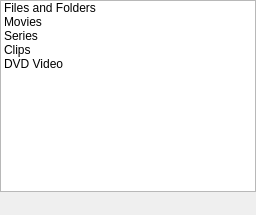
                    <widget class="QWidget" name="page_4">
                     <layout class="QVBoxLayout" name="verticalLayout_23">
                      <property name="spacing">
                       <number>0</number>
                      </property>
                      <property name="margin">
                       <number>0</number>
                      </property>
                      <item>
                       <widget class="QListWidget" name="videoLists">
                        <property name="selectionBehavior">
                         <enum>QAbstractItemView::SelectRows</enum>
                        </property>
                        <property name="currentRow">
                         <number>-1</number>
                        </property>
                        <item>
                         <property name="text">
                          <string>Files and Folders</string>
                         </property>
                         <property name="icon">
                          <iconset>
                           <normaloff>convenience/document-open-folder.png</normaloff>convenience/document-open-folder.png</iconset>
                         </property>
                        </item>
                        <item>
                         <property name="text">
                          <string>Movies</string>
                         </property>
                         <property name="icon">
                          <iconset>
                           <normaloff>convenience/tool-animator16.png</normaloff>convenience/tool-animator16.png</iconset>
                         </property>
                        </item>
                        <item>
                         <property name="text">
                          <string>Series</string>
                         </property>
                         <property name="icon">
                          <iconset>
                           <normaloff>convenience/video-television.png</normaloff>convenience/video-television.png</iconset>
                         </property>
                        </item>
                        <item>
                         <property name="text">
                          <string>Clips</string>
                         </property>
                         <property name="icon">
                          <iconset>
                           <normaloff>convenience/video-x-generic.png</normaloff>convenience/video-x-generic.png</iconset>
                         </property>
                        </item>
                        <item>
                         <property name="text">
                          <string>DVD Video</string>
                         </property>
                        </item>
                       </widget>
                      </item>
                      <item>
                       <widget class="QFrame" name="frame_10">
                        <property name="frameShape">
                         <enum>QFrame::NoFrame</enum>
                        </property>
                        <property name="frameShadow">
                         <enum>QFrame::Raised</enum>
                        </property>
                        <layout class="QHBoxLayout" name="horizontalLayout_12">
                         <property name="spacing">
                          <number>0</number>
                         </property>
                         <property name="margin">
                          <number>0</number>
                         </property>
                         <item>
                          <widget class="QToolButton" name="addVideoList">
                           <property name="text">
                            <string/>
                           </property>
                           <property name="icon">
                            <iconset>
                             <normaloff>convenience/list-add.png</normaloff>convenience/list-add.png</iconset>
                           </property>
                           <property name="autoRaise">
                            <bool>true</bool>
                           </property>
                          </widget>
                         </item>
                         <item>
                          <widget class="QToolButton" name="removeVideoList">
                           <property name="text">
                            <string/>
                           </property>
                           <property name="icon">
                            <iconset>
                             <normaloff>convenience/list-remove.png</normaloff>convenience/list-remove.png</iconset>
                           </property>
                           <property name="autoRaise">
                            <bool>true</bool>
                           </property>
                          </widget>
                         </item>
                         <item>
                          <spacer name="horizontalSpacer_6">
                           <property name="orientation">
                            <enum>Qt::Horizontal</enum>
                           </property>
                           <property name="sizeHint" stdset="0">
                            <size>
                             <width>40</width>
                             <height>20</height>
                            </size>
                           </property>
                          </spacer>
                         </item>
                         <item>
                          <widget class="QToolButton" name="configureVideoList">
                           <property name="text">
                            <string/>
                           </property>
                           <property name="icon">
                            <iconset>
                             <normaloff>convenience/configure.png</normaloff>convenience/configure.png</iconset>
                           </property>
                           <property name="autoRaise">
                            <bool>true</bool>
                           </property>
                          </widget>
                         </item>
                        </layout>
                       </widget>
                      </item>
                     </layout>
                    </widget>
